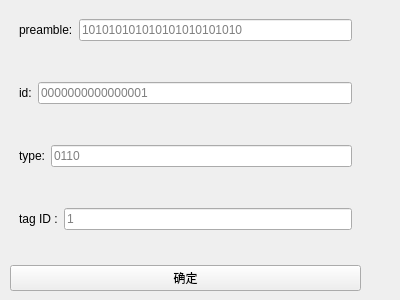
<?xml version="1.0" encoding="UTF-8"?>
<ui version="4.0">
 <class>domain14</class>
 <widget class="QWidget" name="domain14">
  <property name="geometry">
   <rect>
    <x>0</x>
    <y>0</y>
    <width>400</width>
    <height>300</height>
   </rect>
  </property>
  <property name="windowTitle">
   <string>Form</string>
  </property>
  <widget class="QWidget" name="layoutWidget">
   <property name="geometry">
    <rect>
     <x>10</x>
     <y>10</y>
     <width>351</width>
     <height>281</height>
    </rect>
   </property>
   <layout class="QVBoxLayout" name="verticalLayout_2">
    <item>
     <layout class="QVBoxLayout" name="verticalLayout">
      <item>
       <widget class="QWidget" name="widget" native="true">
        <layout class="QHBoxLayout" name="horizontalLayout">
         <item>
          <widget class="QLabel" name="label">
           <property name="text">
            <string>preamble:</string>
           </property>
          </widget>
         </item>
         <item>
          <widget class="QLineEdit" name="lEditPreamble">
           <property name="inputMask">
            <string>bbbbbbbbbbbbbbbbbbbbbbbb</string>
           </property>
           <property name="placeholderText">
            <string>101010101010101010101010</string>
           </property>
          </widget>
         </item>
        </layout>
       </widget>
      </item>
      <item>
       <spacer name="verticalSpacer_3">
        <property name="orientation">
         <enum>Qt::Vertical</enum>
        </property>
        <property name="sizeHint" stdset="0">
         <size>
          <width>20</width>
          <height>17</height>
         </size>
        </property>
       </spacer>
      </item>
      <item>
       <widget class="QWidget" name="widget_2" native="true">
        <layout class="QHBoxLayout" name="horizontalLayout_2">
         <item>
          <widget class="QLabel" name="label_2">
           <property name="text">
            <string>id:</string>
           </property>
          </widget>
         </item>
         <item>
          <widget class="QLineEdit" name="lEditId">
           <property name="inputMask">
            <string>bbbbbbbbbbbbbbbb</string>
           </property>
           <property name="placeholderText">
            <string>0000000000000001</string>
           </property>
          </widget>
         </item>
        </layout>
       </widget>
      </item>
      <item>
       <spacer name="verticalSpacer_2">
        <property name="orientation">
         <enum>Qt::Vertical</enum>
        </property>
        <property name="sizeHint" stdset="0">
         <size>
          <width>20</width>
          <height>17</height>
         </size>
        </property>
       </spacer>
      </item>
      <item>
       <widget class="QWidget" name="widget_3" native="true">
        <layout class="QHBoxLayout" name="horizontalLayout_3">
         <item>
          <widget class="QLabel" name="label_3">
           <property name="text">
            <string>type:</string>
           </property>
          </widget>
         </item>
         <item>
          <widget class="QLineEdit" name="lEditType">
           <property name="inputMask">
            <string>bbbb</string>
           </property>
           <property name="placeholderText">
            <string>0110</string>
           </property>
          </widget>
         </item>
        </layout>
       </widget>
      </item>
      <item>
       <spacer name="verticalSpacer">
        <property name="orientation">
         <enum>Qt::Vertical</enum>
        </property>
        <property name="sizeHint" stdset="0">
         <size>
          <width>20</width>
          <height>17</height>
         </size>
        </property>
       </spacer>
      </item>
      <item>
       <widget class="QWidget" name="widget_4" native="true">
        <layout class="QHBoxLayout" name="horizontalLayout_4">
         <item>
          <widget class="QLabel" name="label_4">
           <property name="text">
            <string>tag ID :</string>
           </property>
          </widget>
         </item>
         <item>
          <widget class="QLineEdit" name="lEditTagID">
           <property name="inputMask">
            <string/>
           </property>
           <property name="placeholderText">
            <string>1</string>
           </property>
          </widget>
         </item>
        </layout>
       </widget>
      </item>
     </layout>
    </item>
    <item>
     <spacer name="verticalSpacer_4">
      <property name="orientation">
       <enum>Qt::Vertical</enum>
      </property>
      <property name="sizeHint" stdset="0">
       <size>
        <width>20</width>
        <height>17</height>
       </size>
      </property>
     </spacer>
    </item>
    <item>
     <widget class="QPushButton" name="btnConfirm14">
      <property name="text">
       <string>确定</string>
      </property>
     </widget>
    </item>
   </layout>
  </widget>
 </widget>
 <resources/>
 <connections/>
</ui>
